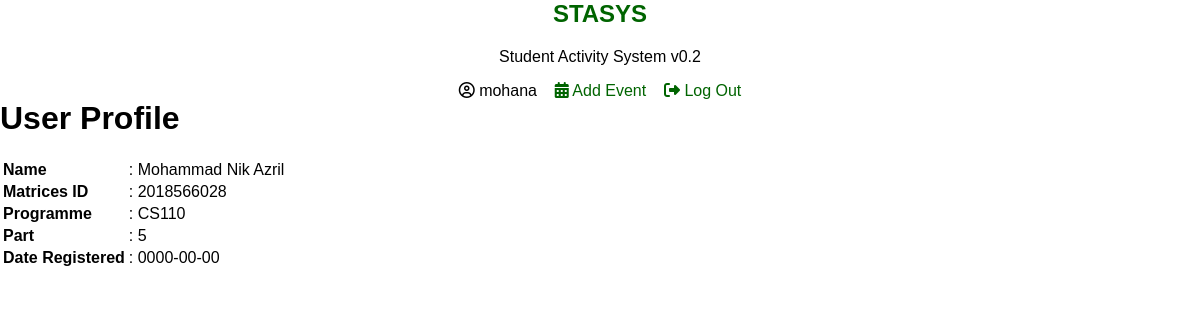
The page /user_profile.php (signed in) on the database as committed earlier.
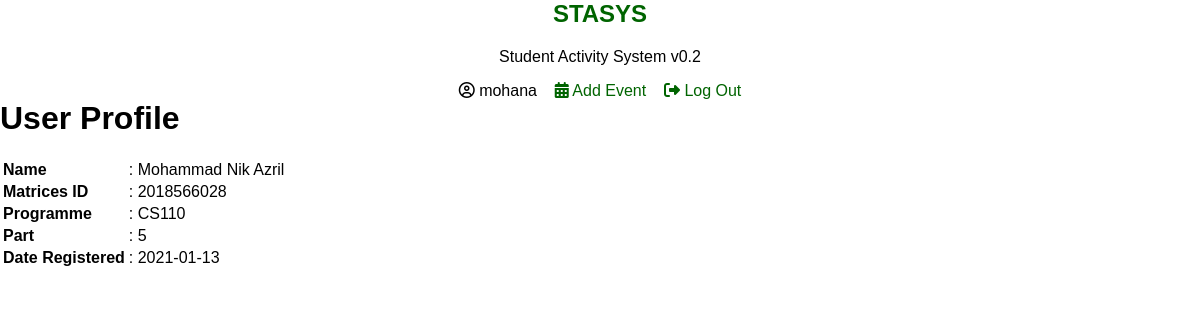
The same page on the database as committed later.
### tables this page shows
CREATE TABLE `user` (
  `id` int(5) NOT NULL,
  `un` varchar(50) NOT NULL,
  `pw` varchar(50) NOT NULL,
  `mat_id` varchar(10) NOT NULL,
  `name` varchar(50) NOT NULL,
  `prog` varchar(10) NOT NULL,
  `part` int(2) NOT NULL,
  `created` date NOT NULL DEFAULT current_timestamp()
);

### user_profile.php (the view, shortened to what this page needs)
<?php
	include("config.php");
	$sqluser = "SELECT * FROM user WHERE id ='".$_SESSION['id']."'";
	$query_user = $conn->query($sqluser);
	$rowuser = $query_user->fetch_assoc();
?>
<html>
	<head>
		<link rel="stylesheet" type="text/css" href="./styles.css"/>
	</head>
	<body>
		<nav align="center" class="align-center">
			<a href="home.php"><h1>STASYS</h1></a>
			<p>Student Activity System v0.2</p>
			<i class="fa fa-user-circle-o" aria-hidden="true"></i> <?php echo $rowuser['un']; ?>&nbsp;&nbsp;&nbsp;
			<a href="event_add.php"><i class="fa fa-calendar" aria-hidden="true"></i> Add Event</a>&nbsp;&nbsp;&nbsp;
			<a href="logout.php"><i class="fa fa-sign-out" aria-hidden="true"></i> Log Out</a>
		</nav>
		<div class="box-base">
			<h1>User Profile</h1>
			<table>
				<tr><td><b>Name</b></td><td>: <?php echo $rowuser['name']; ?></td></tr>
				<tr><td><b>Matrices ID</b></td><td>: <?php echo $rowuser['mat_id']; ?></td></tr>
				<tr><td><b>Programme</b></td><td>: <?php echo $rowuser['prog']; ?></td></tr>
				<tr><td><b>Part</b></td><td>: <?php echo $rowuser['part']; ?></td></tr>
				<tr><td><b>Date Registered</b></td><td>: <?php echo $rowuser['created']; ?></td></tr>
			</table>
		</div>
	</body>
</html>

### styles.css (style rules this page uses)
* { background-color: #ffffff00; box-sizing: border-box; font-family: 'Arial'; margin-left: 0; margin-right: 0; margin-top: 0; scroll-behavior: smooth; }
nav a { color: darkgreen; text-decoration: none; }
.align-center { width: 50%; margin: auto; }
.box-base { padding: 0; margin: 0 auto 0 auto; width: 1200px; }

Rows that differ between the two databases and show on the page:
changed user "mohana": created "0000-00-00" → "2021-01-13"
